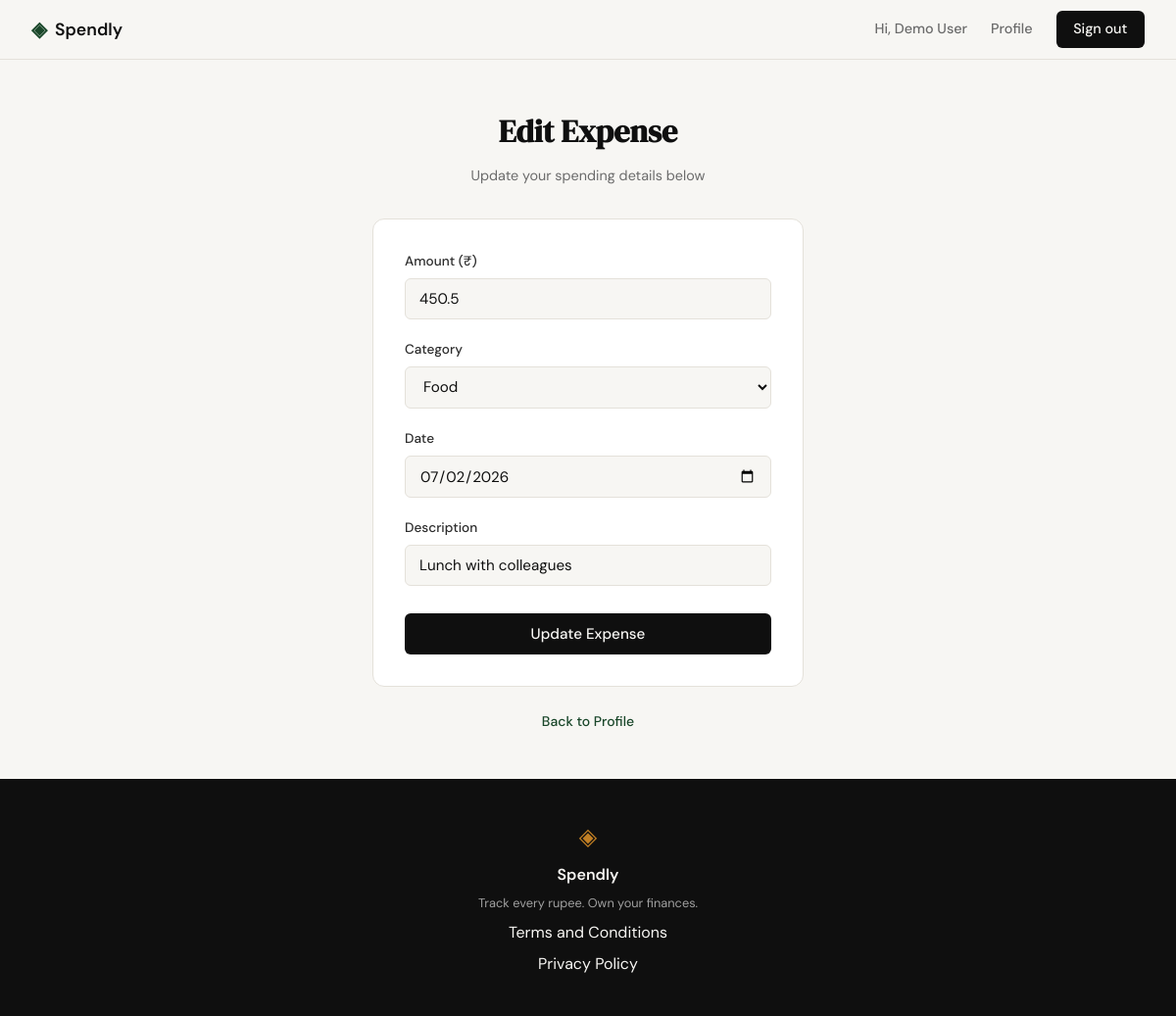
/expenses/1/edit (signed in), run on the app's committed database.
### tables this page shows
CREATE TABLE expenses (
            id INTEGER PRIMARY KEY AUTOINCREMENT,
            user_id INTEGER NOT NULL,
            amount REAL NOT NULL,
            category TEXT NOT NULL,
            date TEXT NOT NULL,
            description TEXT,
            created_at TEXT DEFAULT (datetime('now')),
            FOREIGN KEY (user_id) REFERENCES users (id) ON DELETE CASCADE
        );

### app.py (the view, shortened to what this page needs)
@app.route("/expenses/<int:id>/edit", methods=["GET", "POST"])
@login_required
def edit_expense(id):
    user_id = session["user_id"]
    transaction = get_transaction(id, user_id)
    if not transaction:
        error_msg = "Expense not found."
        if request.is_json:
            return jsonify({"error": error_msg}), 404
        flash(error_msg, "error")
        return redirect(url_for("profile"))
    return render_template(
        "edit_expense.html",
        id=transaction["id"],
        amount=transaction["amount"],
        category=transaction["category"],
        date=transaction["date"],
        description=transaction["description"]
    )

### app.py (called while the page is built)
def login_required(f):
    @functools.wraps(f)
    def decorated_function(*args, **kwargs):
        if not session.get("user_id"):
            flash("Please sign in to continue.", "error")
            return redirect(url_for("login"))
        return f(*args, **kwargs)
    return decorated_function

### database/db.py (called while the page is built)
def get_db():
    conn = sqlite3.connect(DB_PATH)
    conn.row_factory = sqlite3.Row
    conn.execute("PRAGMA foreign_keys = ON;")
    return conn

### database/queries.py (called while the page is built)
def get_transaction(transaction_id, user_id):
    conn = get_db()
    cursor = conn.cursor()
    row = cursor.execute("""
        SELECT id, user_id, amount, category, date, description
        FROM expenses
        WHERE id = ? AND user_id = ?
    """, (transaction_id, user_id)).fetchone()
    conn.close()
    return row

### templates/edit_expense.html (shortened to what this page needs)
{% extends "base.html" %}
{% block content %}
<section class="auth-section">
    <div class="auth-container">
        <div class="auth-header">
            <h1 class="auth-title">Edit Expense</h1>
            <p class="auth-subtitle">Update your spending details below</p>
        </div>
        <div class="auth-card">
            <form method="POST" action="{{ url_for('edit_expense', id=id) }}">
                <div class="form-group">
                    <label for="amount">Amount (₹)</label>
                    <input type="number" step="0.01" min="0.01" id="amount" name="amount"
                           class="form-input" placeholder="0.00"
                           value="{{ amount | default('', true) }}" required autofocus>
                </div>
                <div class="form-group">
                    <label for="category">Category</label>
                    <select id="category" name="category" class="form-input" required>
                        {% for cat in ['Food', 'Bills', 'Transport', 'Health', 'Entertainment', 'Shopping', 'Other'] %}
                            <option value="{{ cat }}" {% if category == cat %}selected{% endif %}>{{ cat }}</option>
                        {% endfor %}
                    </select>
                </div>
                <div class="form-group">
                    <label for="date">Date</label>
                    <input type="date" id="date" name="date"
                           class="form-input"
                           value="{{ date | default('', true) }}" required>
                </div>
                <div class="form-group">
                    <label for="description">Description</label>
                    <input type="text" id="description" name="description"
                           class="form-input" placeholder="e.g. Weekly groceries"
                           value="{{ description | default('', true) }}">
                </div>
                <button type="submit" class="btn-submit">Update Expense</button>
            </form>
        </div>
        <p class="auth-switch">
            <a href="{{ url_for('profile') }}">Back to Profile</a>
        </p>
    </div>
</section>
{% endblock %}

### static/css/style.css (style rules this page uses)
:root { --ink: #0f0f0f; --ink-soft: #2d2d2d; --ink-muted: #6b6b6b; --ink-faint: #a0a0a0; --paper: #f7f6f3; --paper-warm: #f0ede6; --paper-card: #ffffff; --accent: #1a472a; --accent-light: #e8f0eb; --accent-2: #c17f24; --accent-2-light: #fdf3e3; --danger: #c0392b; --danger-light: #fdecea; --border: #e4e1da; --border-soft: #eeebe4; --font-display: 'DM Serif Display', Georgia, serif; --font-body: 'DM Sans', system-ui, sans-serif; --max-width: 1200px; --auth-width: 440px; --radius-sm: 6px; --radius-md: 12px; --radius-lg: 20px; }
*, *::before, *::after { box-sizing: border-box; margin: 0; padding: 0; }
html { font-size: 16px; scroll-behavior: smooth; }
body { background: var(--paper); color: var(--ink); font-family: var(--font-body); font-size: 1rem; line-height: 1.6; -webkit-font-smoothing: antialiased; }
a { color: inherit; text-decoration: none; }
.auth-section { min-height: calc(100vh - 60px - 100px); display: flex; align-items: center; justify-content: center; padding: 3rem 2rem; }
.auth-container { width: 100%; max-width: var(--auth-width); }
.auth-header { text-align: center; margin-bottom: 2rem; }
.auth-title { font-family: var(--font-display); font-size: 2rem; color: var(--ink); margin-bottom: 0.5rem; }
.auth-subtitle { font-size: 0.9rem; color: var(--ink-muted); }
.auth-card { background: var(--paper-card); border: 1px solid var(--border); border-radius: var(--radius-md); padding: 2rem; margin-bottom: 1.5rem; }
.form-group { margin-bottom: 1.25rem; }
.form-group label { display: block; font-size: 0.85rem; font-weight: 500; color: var(--ink-soft); margin-bottom: 0.4rem; }
.form-input { width: 100%; padding: 0.6rem 0.875rem; border: 1px solid var(--border); border-radius: var(--radius-sm); font-family: var(--font-body); font-size: 0.95rem; color: var(--ink); background: var(--paper); outline: none; transition: border-color 0.2s; }
.form-input::placeholder { color: var(--ink-faint); }
.btn-submit { width: 100%; padding: 0.7rem; background: var(--ink); color: var(--paper); border: none; border-radius: var(--radius-sm); font-family: var(--font-body); font-size: 0.95rem; font-weight: 500; cursor: pointer; transition: background 0.2s; margin-top: 0.5rem; }
.auth-switch { text-align: center; font-size: 0.875rem; color: var(--ink-muted); }
.auth-switch a { color: var(--accent); font-weight: 500; }

### data on the page
expenses: amount "450.5", category "Food", date "07/02/2026", description "Lunch with colleagues"

### other printed values
{{ session["user_name"] }} "Demo User"
